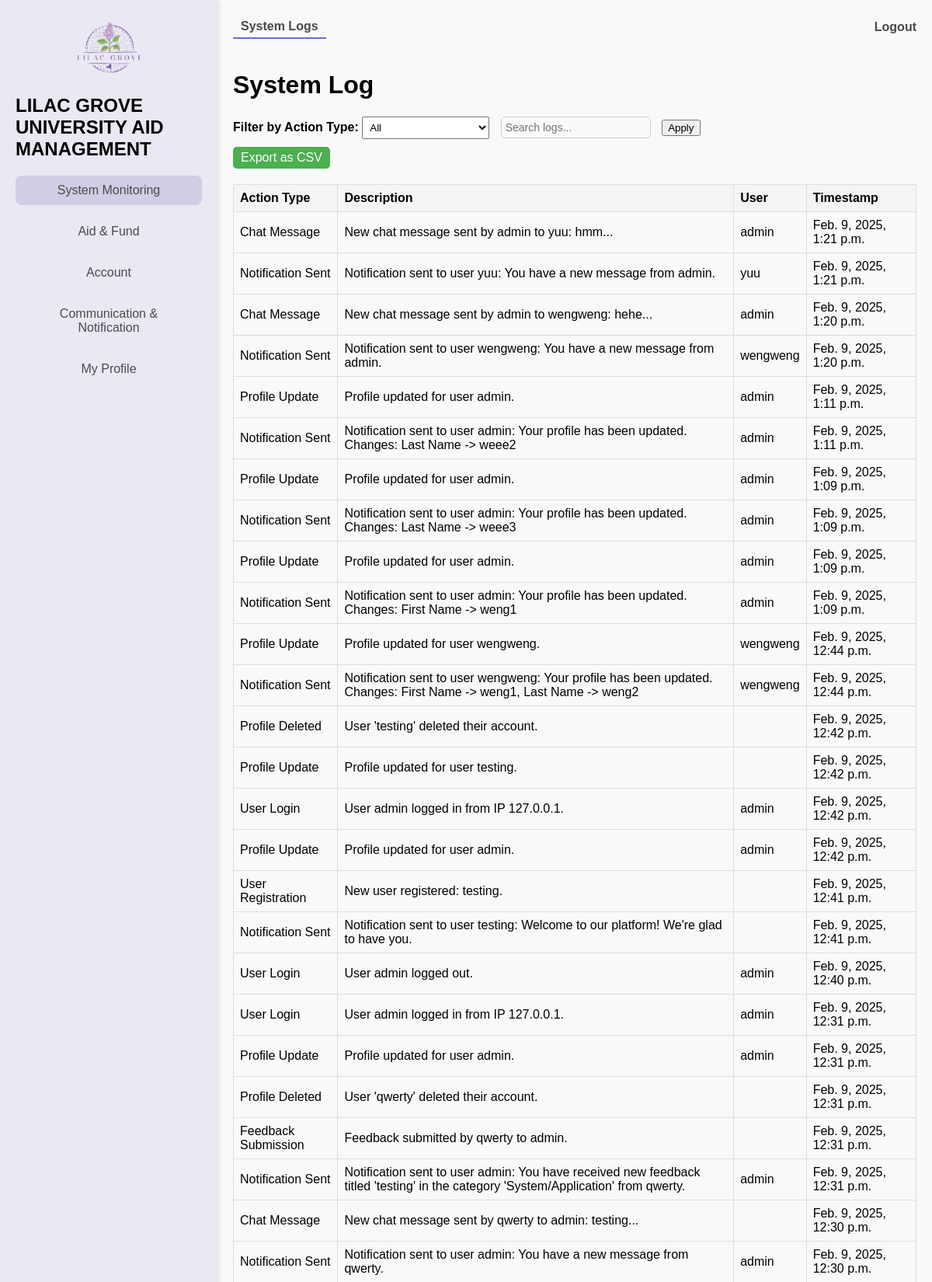
Screenshot of /profile/ (signed in, upper part) with the database file from the repository.
### notifications/models.py (models this page shows, shortened)
class SystemLog(models.Model):
    ACTION_TYPES = [
        ('profile_update', 'Profile Update'),
        ('feedback_submission', 'Feedback Submission'),
        ('notification_sent', 'Notification Sent'),
        ('user_registration', 'User Registration'),
        ('user_login', 'User Login'),
        ('chat_message', 'Chat Message'),  # New action type for chat messages
        ('profile_deletion', 'Profile Deleted'),  # New action type for chat messages
        ('other', 'Other'),
    ]
    action_type = models.CharField(max_length=20, choices=ACTION_TYPES)
    description = models.TextField()
    user = models.ForeignKey(User, on_delete=models.SET_NULL, null=True, blank=True, related_name='admin_logs')
    timestamp = models.DateTimeField(auto_now_add=True)
    class Meta:
        db_table = 'systemlog_table'
        ordering = ['-timestamp']  # Order logs by most recent first

### users/models.py (models this page shows, shortened)
class Account(AbstractUser):
    ROLE_LIST = [
        ('student', 'Student'),
        ('officer', 'Aid Officer'),
        ('funder', 'Funder'),
        ('administrator', 'Administrator'),
    ]
    role = models.CharField(max_length=13, choices=ROLE_LIST)
    study_program = models.CharField(max_length=100, blank=True, null=True)  # only for Students
    years_of_study = models.IntegerField(blank=True, null=True)
    gpa = models.FloatField(blank=True, null=True)
    organization_name = models.CharField(max_length=255, blank=True, null=True)
    is_approved = models.BooleanField(default=False)
    phone_number = models.CharField(max_length=15, blank=True, null=True)
    created_at = models.DateTimeField(default=now)
    updated_at = models.DateTimeField(auto_now=True)
    class Meta:
        db_table = 'users_masterlist'

### users/views.py (the view)
# urls.py: path('profile/', views.dashboard, name = 'dashboard'),
@login_required
def dashboard(request):
    role_dashboard_map = {
        'administrator': admin_dashboard,
        'student': student_dashboard,
        'officer': officer_dashboard,
        'funder': funder_dashboard,
    }
    user_role = request.user.role
    if user_role in role_dashboard_map:
        return role_dashboard_map[user_role](request)
    else:
        messages.error(request, "Your role is not recognized. Please contact support.")
        return redirect('home')  # Redirect to a safe fallback page

### users/views.py (called while the page is built)
def role_required(role_name):
    def decorator(view_func):
        def wrapper(request, *args, **kwargs):
            if request.user.role != role_name:
                raise PermissionDenied("You do not have permission to access this page.")
            return view_func(request, *args, **kwargs)
        return wrapper
    return decorator

### users/templates/dashboards/admin_dashboard.html (shortened to what this page needs)
{% extends "dashboards/dashboard.html" %}
{% load static %}
{% block menu %}
    <a href="{% url 'dashboard' %}?tab=system_log" class="menu-item {% if active_menu == 'system_settings' %}active{% endif %}">
        System Monitoring
    </a>
    <a href="{% url 'dashboard' %}?tab=approve_requests" class="menu-item {% if active_menu == 'fund_proposal' %}active{% endif %}">
        Aid &amp; Fund
    </a>
    <a href="{% url 'dashboard' %}?tab=pending_users" class="menu-item {% if active_menu == 'account' %}active{% endif %}">
        Account
    </a>
    <a href="{% url 'dashboard' %}?tab=notification" class="menu-item {% if active_menu == 'communication' %}active{% endif %}">
        Communication &amp; <br>
        Notification
    </a>
    <a href="{% url 'dashboard' %}?tab=my_profile" class="menu-item {% if active_menu == 'profile' %}active{% endif %}">
        My Profile
    </a>
{% endblock menu %}
{% block dashboard %}
    {% if active_tab == 'pending_users' %}
    <link rel="stylesheet" href="{% static 'css/pending_users.css' %}">
        <h2>Approve Users</h2>
        <table>
            <thead>
                <tr>
                    <th>ID</th>
                    <th>Username</th>
                    <th>Email</th>
                    <th colspan='2'>Action</th>
                </tr>
            </thead>
            <tbody>
                {% for user in pending_users %}
                <tr>
                    <td>{{ user.id }}</td>
                    <td>{{ user.username }}</td>
                    <td>{{ user.email }}</td>
                    <td>
                        <form action="{% url 'approve_user' user.id %}" method="post" style="display: inline;">
                            {% csrf_token %}
                            <button type="submit" class="btn btn-success">Approve</button>
                        </form>
                    </td>
                    <td>
                        <form action="{% url 'reject_user' user.id %}" method="post" style="display: inline;" onsubmit="return confirm('Are you sure you want to reject this user?');">
                            {% csrf_token %}
                            <button type="submit" class="btn btn-danger">Reject</button>
                        </form>
                    </td>
                </tr>
                {% empty %}
                <tr>
                    <td colspan="5">No pending users to approve.</td>
                </tr>
                {% endfor %}
            </tbody>
        </table>
    {% elif active_tab == 'feedback' %}
        {% include "feedbacks/feedback.html" with feedback_list=feedback_list %}
    {% elif active_tab == 'notification' %}
        {% include "notifications/list.html" %}
    {% elif active_tab == 'system_log' %}
        {% include "systemlogs/system_log.html" %}
    {% elif active_tab == 'chat' %}
        {% include "chats/chat.html" %}
    {% endif %}
    {% include 'others/profilemodal.html' %}
{% endblock dashboard %}

### notifications/templates/systemlogs/system_log.html (shortened to what this page needs)
<!DOCTYPE html>
<html lang="en">
<head>
</head>
<body>
    <h1>System Log</h1>
    <div class="filters">
        <form method="get">
            <label for="action_type">Filter by Action Type:</label>
            <select name="action_type" id="action_type">
                <option value="">All</option>
            </select>
            <input
                type="text"
                name="search"
                placeholder="Search logs..."
                value="{{ search_query }}"
            >
            <button type="submit">Apply</button>
        </form>
        <a href="?tab={{ request.GET.tab|default:'config_parameters' }}&action_type={{ selected_action_type }}&search={{ search_query }}&export=csv" class="export-button">
            Export as CSV
        </a>
    </div>
    <table>
        <thead>
            <tr>
                <th>Action Type</th>
                <th>Description</th>
                <th>User</th>
                <th>Timestamp</th>
            </tr>
        </thead>
        <tbody>
            {% for log in systemLog_list %}
                <tr>
                    <td>{{ log.get_action_type_display }}</td>
                    <td>{{ log.description }}</td>
                    <td>{{ log.user.username }}</td>
                    <td>{{ log.timestamp }}</td>
                </tr>
            {% empty %}
                <tr>
                    <td colspan="4">No logs available.</td>
                </tr>
            {% endfor %}
        </tbody>
    </table>
</body>
</html>

### static/css/main.css (style rules this page uses)
body { font-family: Arial, sans-serif; margin: 0; padding: 0; background-color: #f9f9f9; min-height: 100vh; display: flex; justify-content: center; align-items: center; }

### users/static/css/dashboard.css (style rules this page uses)
.menu-item { text-decoration: none; color: #4a4a4a; font-size: 16px; padding: 10px; text-align: center; border-radius: 8px; transition: background-color 0.3s; }
.menu-item:hover, .menu-item.active { background-color: #d1cde5; color: #4a4a4a; }
label { font-weight: bold; margin-bottom: 5px; }
input { padding: 10px; border: 1px solid #ccc; border-radius: 5px; background-color: #f9f9f9; font-size: 14px; }

### notifications/templates/systemlogs/system_log.html (style rules this page uses)
table { width: 100%; border-collapse: collapse; }
th, td { border: 1px solid #ddd; padding: 8px; text-align: left; }
th { background-color: #f4f4f4; }
.filters { margin-bottom: 20px; }
.filters select, .filters input { margin-right: 10px; padding: 5px; }
.export-button { display: inline-block; margin-top: 10px; padding: 5px 10px; background-color: #4CAF50; color: white; text-decoration: none; border-radius: 5px; }

### rows the page displays
SystemLog: action_type "Chat Message", description "New chat message sent by admin to yuu: hmm...", user.username "admin", timestamp "Feb. 9, 2025, 1:21 p.m."
SystemLog: action_type "Notification Sent", description "Notification sent to user yuu: You have a new message from admin.", user.username "yuu", timestamp "Feb. 9, 2025, 1:21 p.m."
SystemLog: action_type "Chat Message", description "New chat message sent by admin to wengweng: hehe...", user.username "admin", timestamp "Feb. 9, 2025, 1:20 p.m."
SystemLog: action_type "Notification Sent", description "Notification sent to user wengweng: You have a new message from admin.", user.username "wengweng", timestamp "Feb. 9, 2025, 1:20 p.m."
SystemLog: action_type "Profile Update", description "Profile updated for user admin.", user.username "admin", timestamp "Feb. 9, 2025, 1:11 p.m."
SystemLog: action_type "Notification Sent", description "Notification sent to user admin: Your profile has been updated. Changes: Last Name -> weee2", user.username "admin", timestamp "Feb. 9, 2025, 1:11 p.m."
SystemLog: action_type "Profile Update", description "Profile updated for user admin.", user.username "admin", timestamp "Feb. 9, 2025, 1:09 p.m."
SystemLog: action_type "Notification Sent", description "Notification sent to user admin: Your profile has been updated. Changes: Last Name -> weee3", user.username "admin", timestamp "Feb. 9, 2025, 1:09 p.m."
SystemLog: action_type "Profile Update", description "Profile updated for user admin.", user.username "admin", timestamp "Feb. 9, 2025, 1:09 p.m."
SystemLog: action_type "Notification Sent", description "Notification sent to user admin: Your profile has been updated. Changes: First Name -> weng1", user.username "admin", timestamp "Feb. 9, 2025, 1:09 p.m."
SystemLog: action_type "Profile Update", description "Profile updated for user wengweng.", user.username "wengweng", timestamp "Feb. 9, 2025, 12:44 p.m."
SystemLog: action_type "Notification Sent", description "Notification sent to user wengweng: Your profile has been updated. Changes: First Name -> weng1, Last Name -> weng2", user.username "wengweng", timestamp "Feb. 9, 2025, 12:44 p.m."
SystemLog: action_type "Profile Deleted", description "User 'testing' deleted their account.", timestamp "Feb. 9, 2025, 12:42 p.m."
SystemLog: action_type "Profile Update", description "Profile updated for user testing.", timestamp "Feb. 9, 2025, 12:42 p.m."
SystemLog: action_type "User Login", description "User admin logged in from IP 127.0.0.1.", user.username "admin", timestamp "Feb. 9, 2025, 12:42 p.m."
SystemLog: action_type "Profile Update", description "Profile updated for user admin.", user.username "admin", timestamp "Feb. 9, 2025, 12:42 p.m."
SystemLog: action_type "User Registration", description "New user registered: testing.", timestamp "Feb. 9, 2025, 12:41 p.m."
SystemLog: action_type "Notification Sent", description "Notification sent to user testing: Welcome to our platform! We're glad to have you.", timestamp "Feb. 9, 2025, 12:41 p.m."
SystemLog: action_type "User Login", description "User admin logged out.", user.username "admin", timestamp "Feb. 9, 2025, 12:40 p.m."
SystemLog: action_type "User Login", description "User admin logged in from IP 127.0.0.1.", user.username "admin", timestamp "Feb. 9, 2025, 12:31 p.m."
SystemLog: action_type "Profile Update", description "Profile updated for user admin.", user.username "admin", timestamp "Feb. 9, 2025, 12:31 p.m."
SystemLog: action_type "Profile Deleted", description "User 'qwerty' deleted their account.", timestamp "Feb. 9, 2025, 12:31 p.m."
SystemLog: action_type "Feedback Submission", description "Feedback submitted by qwerty to admin.", timestamp "Feb. 9, 2025, 12:31 p.m."
SystemLog: action_type "Notification Sent", description "Notification sent to user admin: You have received new feedback titled 'testing' in the category 'System/Application' from qwerty.", user.username "admin", timestamp "Feb. 9, 2025, 12:31 p.m."
SystemLog: action_type "Chat Message", description "New chat message sent by qwerty to admin: testing...", timestamp "Feb. 9, 2025, 12:30 p.m."
SystemLog: action_type "Notification Sent", description "Notification sent to user admin: You have a new message from qwerty.", user.username "admin", timestamp "Feb. 9, 2025, 12:30 p.m."

### other values shown
{{ item.name }} "System Logs"
